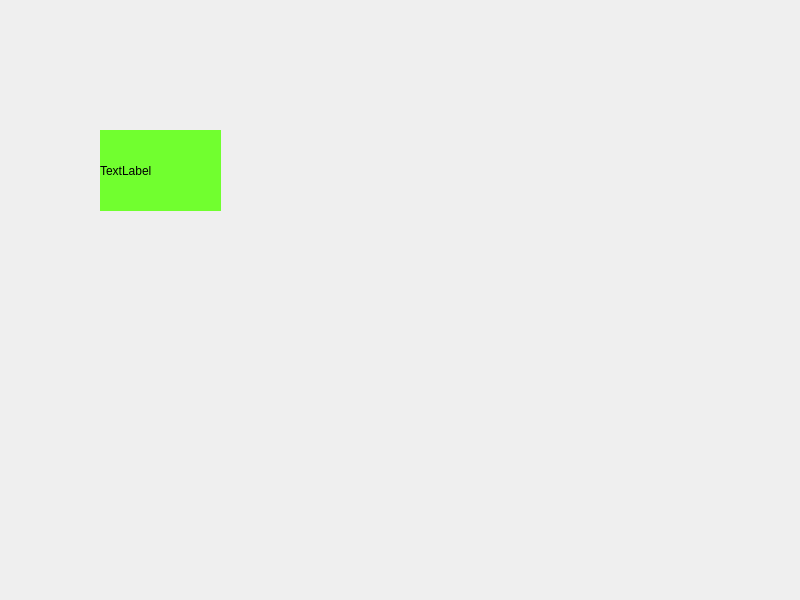
<?xml version="1.0" encoding="UTF-8"?>
<ui version="4.0">
 <class>Widget</class>
 <widget class="QWidget" name="Widget">
  <property name="geometry">
   <rect>
    <x>0</x>
    <y>0</y>
    <width>800</width>
    <height>600</height>
   </rect>
  </property>
  <property name="windowTitle">
   <string>Widget</string>
  </property>
  <widget class="QLabel" name="label">
   <property name="geometry">
    <rect>
     <x>100</x>
     <y>130</y>
     <width>121</width>
     <height>81</height>
    </rect>
   </property>
   <property name="styleSheet">
    <string notr="true">background-color: rgb(113, 255, 47);</string>
   </property>
   <property name="text">
    <string>TextLabel</string>
   </property>
  </widget>
 </widget>
 <resources/>
 <connections/>
</ui>
